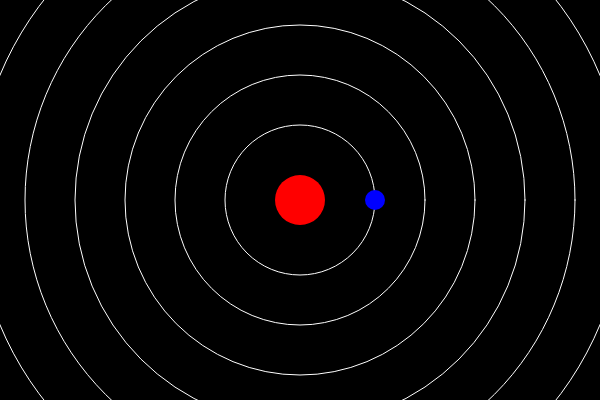
Frame 1 (no input)
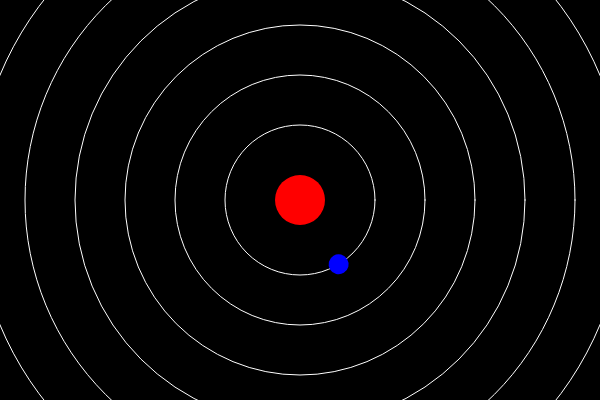
Frame 60 (no input)
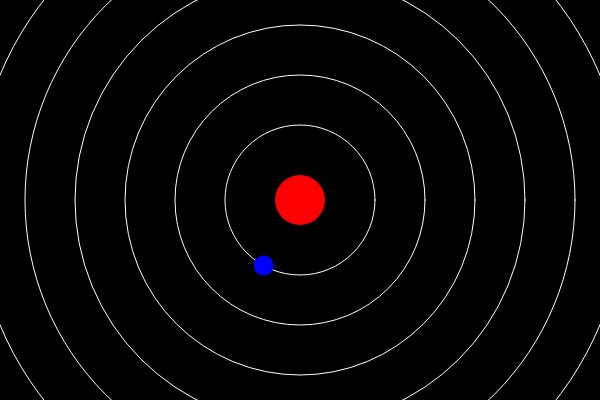
Frame 120 (the mouse pressed at the canvas centre since frame 60)

The p5.js sketch that drew these frames (run headless with seeded random() and noise() and a simulated clock; from frame 60 on, the mouse is pressed at the canvas centre):

// p5.js sketch
// ── sketch.js
let angle = 0;
let shellDistance = 100;
let atomsPerShell = [0, 0, 0, 0, 0, 0, 0];
let scaleByN = 1;
let maxNumElectrons;
let atom;

function setup() {
    createCanvas(600, 400);
    angleMode(DEGREES);
    maxNumElectrons = calcMaxNumElectrons();

    let para = createP('Number of electrons: ');
    nBallsInput = createInput('1', 'number');
    nBallsInput.parent(para);
    nBallsInput.size(40);
    nBallsInput.input(resetAtomNum);
    atom = new Atom(width / 2, height / 2, 1);
}

function keyPressed() {
    if (keyCode == UP_ARROW && keyIsDown(CONTROL)) {
        scaleByN += 0.15;
    } else if (keyCode == DOWN_ARROW && keyIsDown(CONTROL)) {
        scaleByN -= 0.15;
    }
}

function resetAtomNum() {
    let n = this.value();
    if (n >= maxNumElectrons) {
        n = maxNumElectrons;
    }
    atom.electrons.length = 0;
    atom = new Atom(width / 2, height / 2, n);
}

function calcMaxNumElectrons() {
    let result = 0;
    for (let i = 1; i <= atomsPerShell.length; ++i) {
        atomsPerShell[i - 1] = 2 * i * i;
        result += atomsPerShell[i - 1];
    }
    return result;
}

function draw() {
    background(0);
    scale(1, 1);
    atom.show();

}

class Circle {
    constructor(x, y, r = 5, angle = 0, speed = 1) {
        this.x = x;
        this.y = y;
        this.r = r;
        this.angle = angle;
        this.speed = speed;
    }
}
class Atom {
    constructor(x, y, nElectrons = 1) {
        this.x = x;
        this.y = y;
        this.electrons = [];
        this.r = 50;

        let currShell = 0;
        let currNumInShell = 0;
        let newAngle = 0;
        let divisor = atomsPerShell[currShell];
        for (let i = 0; i < nElectrons; ++i) {
            if (currNumInShell >= atomsPerShell[currShell]) {
                ++currShell;
                currNumInShell = 0;
                if ((nElectrons - i + 1) >= atomsPerShell[currShell]) {
                    divisor = atomsPerShell[currShell];
                } else {
                    divisor = nElectrons - i;
                }

            }
            let newX = this.r + shellDistance * (currShell + 1);
            newX /= 2;
            newAngle = (360 / divisor) * currNumInShell;
            let currElectron = new Circle(newX, 0, 20, newAngle);
            this.electrons.push(currElectron);
            ++currNumInShell;
        }
    }
    show() {
        push();
        noFill();
        stroke(255);

        translate(this.x, this.y);
        scale(scaleByN);
        for (let i = 1; i <= atomsPerShell.length; ++i) {
            ellipse(0, 0, this.r + shellDistance * i);
        }

        noStroke();
        fill(255, 0, 0);
        ellipse(0, 0, this.r);
        fill(0, 0, 255);

        for (let electron of this.electrons) {
            rotate(electron.angle);
            ellipse(electron.x, electron.y, electron.r);
            rotate(-electron.angle);
            electron.angle += electron.speed;
        }
        pop();
    }
}
